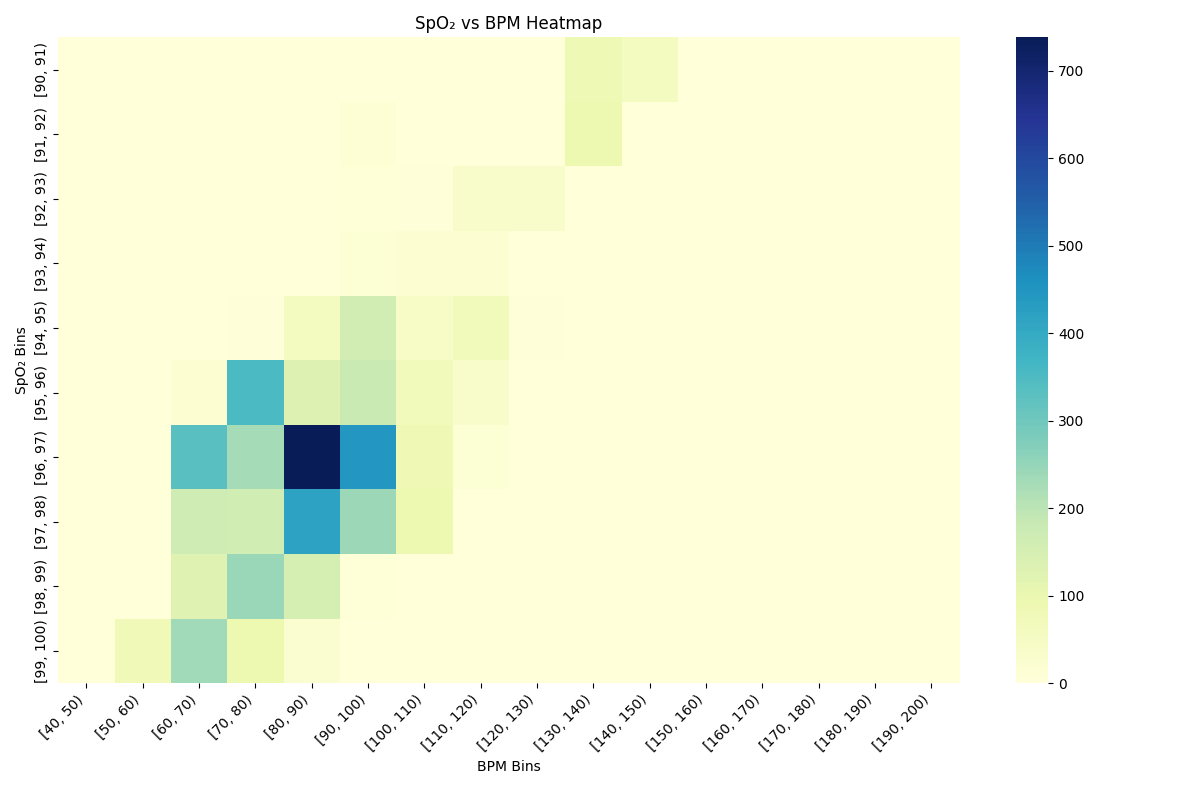

Here is the Python script that generated this plot:
import argparse
import datetime
import numpy as np
import pandas as pd
import seaborn as sns
import os
import matplotlib.pyplot as plt
from influxdb_client import InfluxDBClient, Point

def parse_arguments():
    parser = argparse.ArgumentParser(description='Create a heatmap of SpO₂ vs BPM from InfluxDB data.')
    parser.add_argument('--days', type=int, default=1, help='Number of days ago to start data retrieval.')
    parser.add_argument('--output', type=str, help='Path to save the heatmap image (e.g., heatmap.png).')
    return parser.parse_args()

def query_data(client, bucket, org, start_time, stop_time):
    query_api = client.query_api()

    # Flux query to get spo2 data
    spo2_query = f'''
    from(bucket: "{bucket}")
      |> range(start: {start_time}, stop: {stop_time})
      |> filter(fn: (r) => r._field == "spo2")
      |> keep(columns: ["_time", "_value"])
    '''

    # Flux query to get bpm data
    bpm_query = f'''
    from(bucket: "{bucket}")
      |> range(start: {start_time}, stop: {stop_time})
      |> filter(fn: (r) => r._field == "bpm")
      |> keep(columns: ["_time", "_value"])
    '''

    # Query spo2 data
    spo2_result = query_api.query(org=org, query=spo2_query)
    spo2_records = []
    for table in spo2_result:
        for record in table.records:
            spo2_records.append({'_time': record.get_time(), 'spo2': record.get_value()})
    spo2_df = pd.DataFrame(spo2_records)

    # Query bpm data
    bpm_result = query_api.query(org=org, query=bpm_query)
    bpm_records = []
    for table in bpm_result:
        for record in table.records:
            bpm_records.append({'_time': record.get_time(), 'bpm': record.get_value()})
    bpm_df = pd.DataFrame(bpm_records)

    return spo2_df, bpm_df

def process_data(spo2_df, bpm_df):
    # Merge dataframes on timestamp
    merged_df = pd.merge_asof(spo2_df.sort_values('_time'), bpm_df.sort_values('_time'),
                              on='_time', direction='nearest', tolerance=pd.Timedelta('1m'))

    # Drop rows with NaN values
    merged_df = merged_df.dropna(subset=['spo2', 'bpm'])

    # Bin the spo2 and bpm values
    spo2_bins = np.arange(90, 101, 1)  # SpO₂ bins from 90% to 100%
    bpm_bins = np.arange(40, 201, 10)  # BPM bins from 40 to 200 in steps of 10

    merged_df['spo2_bin'] = pd.cut(merged_df['spo2'], bins=spo2_bins, include_lowest=True, right=False)
    merged_df['bpm_bin'] = pd.cut(merged_df['bpm'], bins=bpm_bins, include_lowest=True, right=False)

    # Create a pivot table for the heatmap
    heatmap_data = merged_df.pivot_table(index='spo2_bin', columns='bpm_bin', values='_time', aggfunc='count', fill_value=0)

    return heatmap_data

def plot_heatmap(heatmap_data, output_path=None):
    # Set up the matplotlib figure
    plt.figure(figsize=(12, 8))

    # Create a heatmap
    sns.heatmap(heatmap_data, cmap='YlGnBu')

    # Customize plot
    plt.title('SpO₂ vs BPM Heatmap')
    plt.xlabel('BPM Bins')
    plt.ylabel('SpO₂ Bins')
    plt.tight_layout()

    # Rotate x-axis labels for better readability
    plt.xticks(rotation=45, ha='right')

    # Show or save the plot
    if output_path:
        plt.savefig(output_path)
        print(f'Heatmap saved to {output_path}')
    else:
        plt.show()

def main():
    args = parse_arguments()
    
    INFLUXDB_URL = os.environ.get("INFLUXDB_URL", "http://localhost:8086")
    INFLUXDB_TOKEN = os.environ.get("INFLUXDB_TOKEN")
    INFLUXDB_ORG = os.environ.get("INFLUXDB_ORG", "chromebook")
    INFLUXDB_BUCKET = os.environ.get("INFLUXDB_BUCKET", "health_data")

    # Calculate time range
    now = datetime.datetime.utcnow()
    start_time = now - datetime.timedelta(days=args.days)
    start_time_str = start_time.isoformat() + 'Z'
    stop_time_str = now.isoformat() + 'Z'

    # Connect to InfluxDB
    client = InfluxDBClient(url=INFLUXDB_URL, token=INFLUXDB_TOKEN, org=INFLUXDB_ORG)

    # Query data
    spo2_df, bpm_df = query_data(client, INFLUXDB_BUCKET, INFLUXDB_ORG, start_time_str, stop_time_str)

    if spo2_df.empty or bpm_df.empty:
        print('No data found for the specified time range.')
        return

    # Process data
    heatmap_data = process_data(spo2_df, bpm_df)

    if heatmap_data.empty:
        print('No overlapping SpO₂ and BPM data found.')
        return

    # Plot heatmap
    plot_heatmap(heatmap_data, args.output)

if __name__ == '__main__':
    main()

